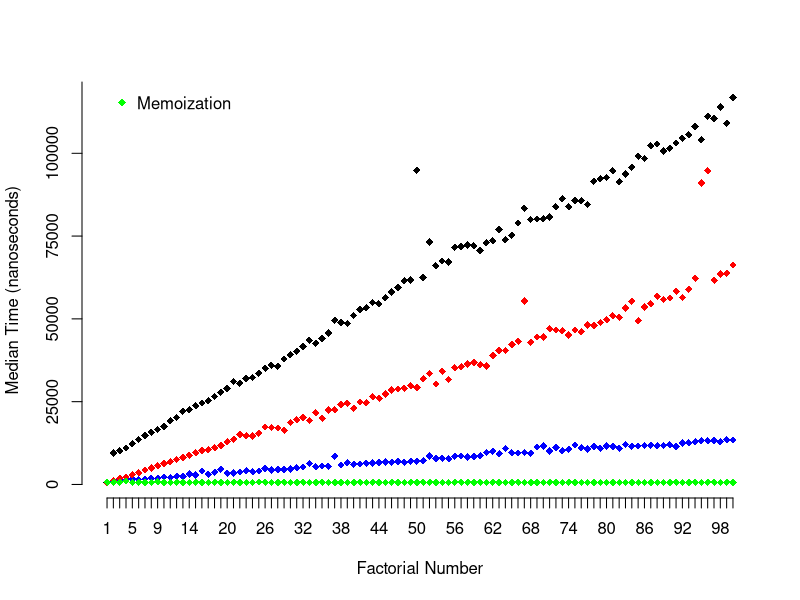

The R source for this figure:
# Part 1: Factorial Function

library(purrr)
library(microbenchmark)
library(tidyr)
library(magrittr)
library(dplyr)

# The factorial_loop() function computes the factorial of an integer using looping.

factorial_loop <- function(n) {
  if(n < 0) {
    NaN
  } else if(n == 0 | n == 1) {
    1
  } else {
    result <- 1
    for(i in 1:n){
      result <- result * i
    }
    result
  }
}

# The factorial_reduce() function computes the factorial of an integer using the reduce() function in the purrr package.

factorial_reduce <- function(n) {
  if(n < 0) {
    NaN
  } else if(n == 0 | n == 1) {
    1
  } else {
    reduce(1:n, function(x, y) {
      as.numeric(x) * as.numeric(y)
    })
  }
}

# The factorial_func() function computes the factorial of an integer using recursion

factorial_func <- function(n) {
  if(n < 0) {
    NaN
  } else if(n == 0 | n == 1) {
    1
  } else {
    n * factorial_func(n - 1)
  }
}

# The factorial_mem() function computes the factorial of an integer using memoization

# First, initialize the factorial table with NA for 1 < n <= 1000
factorial_tbl <- c(1,rep(NA, 999))

factorial_mem <- function(n) {
  if(n < 0) {
    NaN
  } else if(n == 0) {
    1
  } else if(!is.na(factorial_tbl[n])) {
    factorial_tbl[n]
  } else {
    factorial_tbl[n] <<- n * factorial_func(n - 1)
    factorial_tbl[n]
  }
}

# Store the maximum factorial integer value in n_max.
# The program will calculate factorial values from 1! to n_max!
n_max <- 100

# Use microbenchmark to calculate factorials from 1 to n_max (using looping and the factorial_loop function), 
# 100 times for each factorial value, and time the results
# The median time (in nanoseconds) for each factorial calculation is stored in the factorial_loop_data dataframe

factorial_loop_data <- map(1:n_max, function(x){ microbenchmark(factorial_loop(x))$time})
names(factorial_loop_data) <- as.character(1:n_max)
factorial_loop_data <- as.data.frame(factorial_loop_data) 
colnames(factorial_loop_data) <- 1:n_max

factorial_loop_data %<>%
  gather(num, time) %>%
  group_by(num) %>%
  summarise(med_time = median(time))
factorial_loop_data$num <- as.integer(factorial_loop_data$num)

# Use microbenchmark to calculate factorials from 1 to n_max (using reduce and the factorial_reduce function),
# 100 times for each factorial value, and time the results
# The median time (in nanoseconds) for each factorial calculation is stored in the factorial_reduce_data dataframe

factorial_reduce_data <- map(1:n_max, function(x){ microbenchmark(factorial_reduce(x))$time})
names(factorial_reduce_data) <- as.character(1:n_max)
factorial_reduce_data <- as.data.frame(factorial_reduce_data)
colnames(factorial_reduce_data) <- 1:n_max

factorial_reduce_data %<>%
  gather(num, time) %>%
  group_by(num) %>%
  summarise(med_time = median(time))
factorial_reduce_data$num <- as.integer(factorial_reduce_data$num)

# Use microbenchmark to calculate factorials from 1 to n_max (using recursion and the factorial_func function),
# 100 times for each factorial value, and time the results
# The median time (in nanoseconds) for each factorial calculation is stored in the factorial_func_data dataframe

factorial_func_data <- map(1:n_max, function(x){ microbenchmark(factorial_func(x))$time})
names(factorial_func_data) <- as.character(1:n_max)
factorial_func_data <- as.data.frame(factorial_func_data)
colnames(factorial_func_data) <- 1:n_max

factorial_func_data %<>%
  gather(num, time) %>%
  group_by(num) %>%
  summarise(med_time = median(time))
factorial_func_data$num <- as.integer(factorial_func_data$num)

# Use microbenchmark to calculate factorials from 1 to n_max (using memoization and the factorial_mem function),
# 100 times for each factorial value, and time the results
# The median time (in nanoseconds) for each factorial calculation is stored in the factorial_mem_data dataframe

factorial_tbl <- c(1,rep(NA, 999))
factorial_mem_data <- map(1:n_max, function(x){ microbenchmark(factorial_mem(x))$time})
names(factorial_mem_data) <- as.character(1:n_max)
factorial_mem_data <- as.data.frame(factorial_mem_data)
colnames(factorial_mem_data) <- 1:n_max

factorial_mem_data %<>%
  gather(num, time) %>%
  group_by(num) %>%
  summarise(med_time = median(time))
factorial_mem_data$num <- as.integer(factorial_mem_data$num)

# Combine the timing results from the four calculation methods into a single dataframe in tidy format
factorial_timing_results <- full_join(factorial_loop_data, factorial_reduce_data, 
                                      by = "num", suffix = c(".loop",".reduce"))
factorial_timing_results <- full_join(factorial_timing_results, factorial_func_data, 
                                      by = "num", suffix = c(".reduce",".recursion"))
factorial_timing_results <- full_join(factorial_timing_results, factorial_mem_data, 
                                      by = "num", suffix = c(".recursion",".memoization"))
factorial_timing_results <- factorial_timing_results[order(factorial_timing_results$num),]

# Print the timing results in pretty format using knitr::kable
# All Median Time values are in nanoseconds

# Note that for very small n (n=1) the reduce() function is fastest, 
# looping and recursion are equal and second fastest and memoization is slowest
# For n > 1 the memoization method is fastest, 
# the loop method is second fastest, recursion is third fastest and the reduce function is the slowest

options(tibble.print_max = Inf)
colnames(factorial_timing_results) <- c("Factorial Number",
                                        "Median Time (Loop)", 
                                        "Median Time (Reduce)", 
                                        "Median Time (Recursion)", 
                                        "Median Time (Memoization)")
knitr::kable(factorial_timing_results)



# The following code will plot the timing results 
# Note: the plot will not appear in the txt output file.  It is plotted in the plot window in RStudio.

plot(factorial_timing_results$"Factorial Number", 
     factorial_timing_results$"Median Time (Reduce)", 
     xlab = "Factorial Number", ylab = "Median Time (nanoseconds)",
     pch = 18, bty = "n", xaxt = "n", yaxt = "n")
axis(1, at = 1:n_max)
axis(2, at = seq(0, 300000, by = 25000))
points(factorial_timing_results$"Factorial Number" + 0.01, 
       factorial_timing_results$"Median Time (Loop)", col = "blue", pch = 18)
points(factorial_timing_results$"Factorial Number" + 0.02, 
       factorial_timing_results$"Median Time (Recursion)", col = "red", pch = 18)
points(factorial_timing_results$"Factorial Number" + 0.03, 
       factorial_timing_results$"Median Time (Memoization)", col = "green", pch = 18)

legend(1, 150000, c("Reduce","Loop","Recursion","Memoization"), pch = 18,
       col = c("black","blue","red","green"), bty = "n", cex = 1, y.intersp = 1.5)

